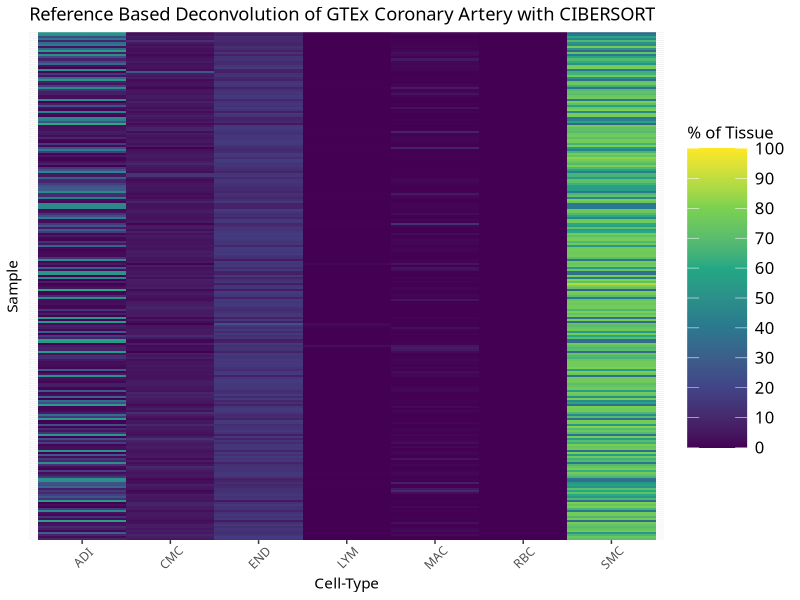

This chart was generated by the following R code:
library(tidyverse)

## read in proportion estimates from cibersort
ciberOut <- read.table(file = "cibersort/output/ciberOut_recount3.txt", header = TRUE)

## extract sample and proportion values and pivot to long format for plotting
res_ciber_df <- data.frame(ciberOut[,1:8]) %>% 
  pivot_longer(cols = 2:8, names_to = "Celltype", values_to = "Proportion")

## plot proportion estimates in a heat map, rows indexed by samples and
## columns indexed by cell types
## color filled with estimated proportion of tissue of composition per cell
ggplot(res_ciber_df, 
       aes(x = Celltype, y = InputSample, fill = Proportion)) + geom_tile() + 
  scale_fill_viridis_c(breaks = seq(0, 1, 0.1), 
                       limits = c(0, 1), 
                       label = seq(0, 100, 10)) + 
  labs(title = "Reference Based Deconvolution of GTEx Coronary Artery with CIBERSORT",
       x = "Cell-Type",
       y = "Sample",
       fill = "% of Tissue") + 
  theme(text = element_text(family = "Fira Sans"),
        plot.background = element_rect(fill = "white"), 
        axis.text.x = element_text(angle = 45, vjust = 0.65), 
        axis.text.y = element_blank(), 
        axis.ticks.y = element_blank(),
        legend.title = element_text(size = 12), 
        legend.text = element_text(size = 12),
        legend.key.size = unit(3,"line"))
